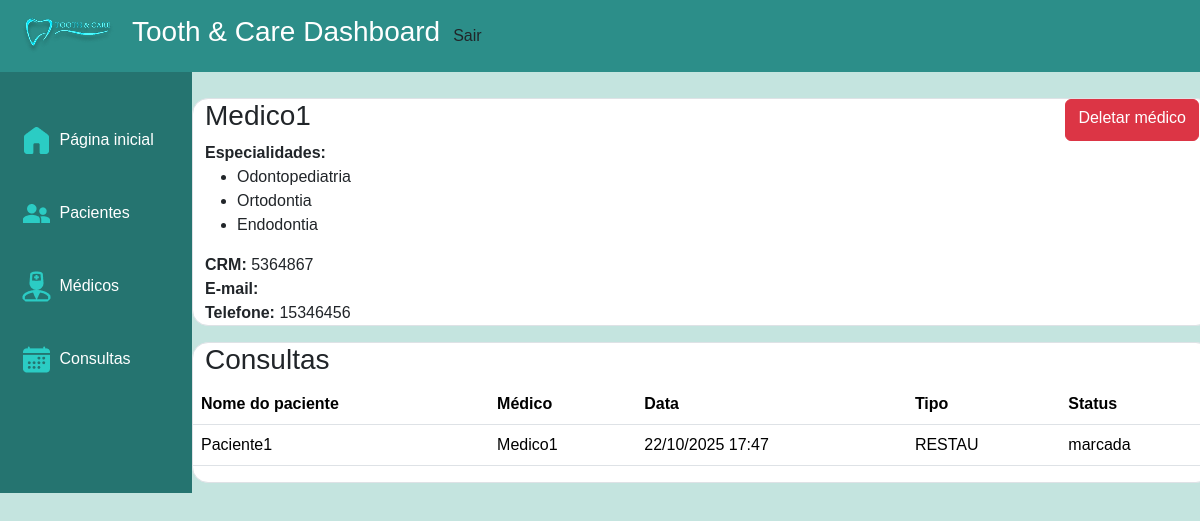
The app's page /appadmin/detalhe-medico/1/ (signed in) with its own data.
### medicos/models.py (models this page shows, shortened)
class Medico(models.Model):
    user = models.OneToOneField(User, on_delete=models.CASCADE, related_name='medico')
    cpf = models.CharField(max_length=14, null=False, blank=False, unique=True)  # 000.000.000-00
    rg = models.CharField(max_length=20, null=False, blank=False, unique=True)
    crm = models.CharField(max_length=20, null=False, blank=False, unique=True)
    telefone = models.CharField(max_length=20, null=False, blank=False)
    especialidades = models.ManyToManyField(
        Especialidade,
        related_name="medicos"  # permite acessar os médicos a partir da especialidade
    )

class Especialidade(models.Model):
    nome = models.CharField(max_length=255, null=False, blank=False)

### consultas/models.py (models this page shows, shortened)
class Consulta(models.Model):
    SERVICOS = [
        ("AVALIACAO", "Avaliação"),
        ("LIMPEZA", "Limpeza"),
        ("RESTAU", "Restauração"),
        ("CANAL", "Tratamento de canal"),
        ("EXTRACAO", "Extração dentária"),
        ("CLAREAMENTO", "Clareamento"),
        ("APARELHO", "Ortodontia"),
    ]
    data = models.DateTimeField(null=False,blank=False)
    sala = models.CharField(max_length=50,null=False,blank=False)
    servico =  models.CharField(max_length=100,choices=SERVICOS,null=False,blank=False)
    valor = models.DecimalField(max_digits=8, decimal_places=2,null=False,blank=False)
    status =  models.CharField(max_length=20,choices=[("marcada","Marcada"),("realizada","Realizada"),("cancelada","Cancelada"),("remarcada","Remarcada")],null=False,blank=False)
    paciente = models.ForeignKey(Paciente, on_delete=models.CASCADE,related_name="consultas")
    medico = models.ForeignKey(Medico, on_delete=models.CASCADE,related_name="consultas")

### pacientes/models.py (models this page shows, shortened)
class Paciente(models.Model):
    user = models.OneToOneField(User, on_delete=models.CASCADE, related_name='paciente')
    cpf = models.CharField(null=False, blank=False, unique=True)
    rg = models.CharField(null=False, blank=False, unique=True)
    telefone = models.CharField(null=False, blank=False)
    data_nasc = models.DateField(null=False, blank=False)
    genero = models.CharField(choices=GENERO_CHOICES, max_length=1)
    endereco = models.CharField(max_length=255, null=False, blank=False)

### appadmin/views.py (the view)
# urls.py: path('detalhe-medico/<int:pk>/', views.detalhe_medico, name="adm-detalhe-medico"),
@permission_required(["medicos.view_medico"])
@login_required
def detalhe_medico(request, pk):
    medico = get_object_or_404(Medico, pk=pk)
    consultas = Consulta.objects.filter(medico=medico)
    return render(request, 'appadmin/medicoDetalhe.html', {'medico': medico, 'consultas': consultas})

### appadmin/templates/appadmin/medicoDetalhe.html (shortened to what this page needs)
{% extends "basedashboards.html" %}
{% load static %}
{% block extra_head %}
<link rel="stylesheet" href="{% static 'css/adm_medico.css' %}">
{% endblock %}
{% block content %}
<div class="container border pd-4 mt-3 rounded-4" id="info-medico">
    <div class="d-flex justify-content-between">
        <h3>{{ medico.user.username }}</h3>
        <a href="{% url 'adm-deletar-medico' medico.id %}" class="btn btn-danger">Deletar médico</a>
    </div>
    <div id="detalhes">
        <div class="info">
            <strong>Especialidades: </strong>
            <ul>
                {% for especialidade in medico.especialidades.all %}
                <li>{{ especialidade.nome }}</li>
                {% endfor %}
            </ul>
        </div>
        <div class="info"><strong>CRM: </strong>{{ medico.crm }}</div>
        <div class="info"><strong>E-mail: </strong>{{ medico.user.email }}</div>
        <div class="info"><strong>Telefone: </strong>{{ medico.telefone }}</div>
    </div>
</div>
<div class="container border pd-4 mt-3 rounded-4">
    <h3>Consultas</h3>
    <div class="row">
        <table class="table">
            <thead>
                <tr>
                    <th>Nome do paciente</th>
                    <th>Médico</th>
                    <th>Data</th>
                    <th>Tipo</th>
                    <th>Status</th>
                </tr>
            </thead>
            <tbody>
                {% for consulta in consultas %}
                <tr class="position-relative">
                    <td>{{ consulta.paciente.user.username }}</td>
                    <td>
                        {{ consulta.medico.user.username }}
                    </td>
                    <td>{{ consulta.data|date:"d/m/Y H:i" }}</td>
                    <td>{{ consulta.servico }}</td>
                    <td>{{ consulta.status }}</td>
                </tr>
                {% endfor %}
            </tbody>
        </table>
    </div>
</div>
{% endblock %}

### tooth_n_care/static/css/styles.css (style rules this page uses)
:root { --sidebar-background: #257470; --navbar-background: #2C8E89; --fonte: Arial, sans-serif; }
* { box-sizing: border-box; font-family: var(--fonte); }
html, body { margin: 0; padding: 0; height: 100%; display: flex; flex-direction: column; }
body { background-color: #C4E4DF; }
.container { height: 100%; background-color: white; }

### tooth_n_care/static/css/adm_medico.css (style rules this page uses)
#info-medico { height: fit-content; }

### records on screen
Medico: user.username "Medico1", crm "5364867", telefone "15346456"
Especialidade: nome "Odontopediatria"
Especialidade: nome "Ortodontia"
Especialidade: nome "Endodontia"
Consulta: paciente.user.username "Paciente1", medico.user.username "Medico1", data "22/10/2025 17:47", servico "RESTAU", status "marcada"
